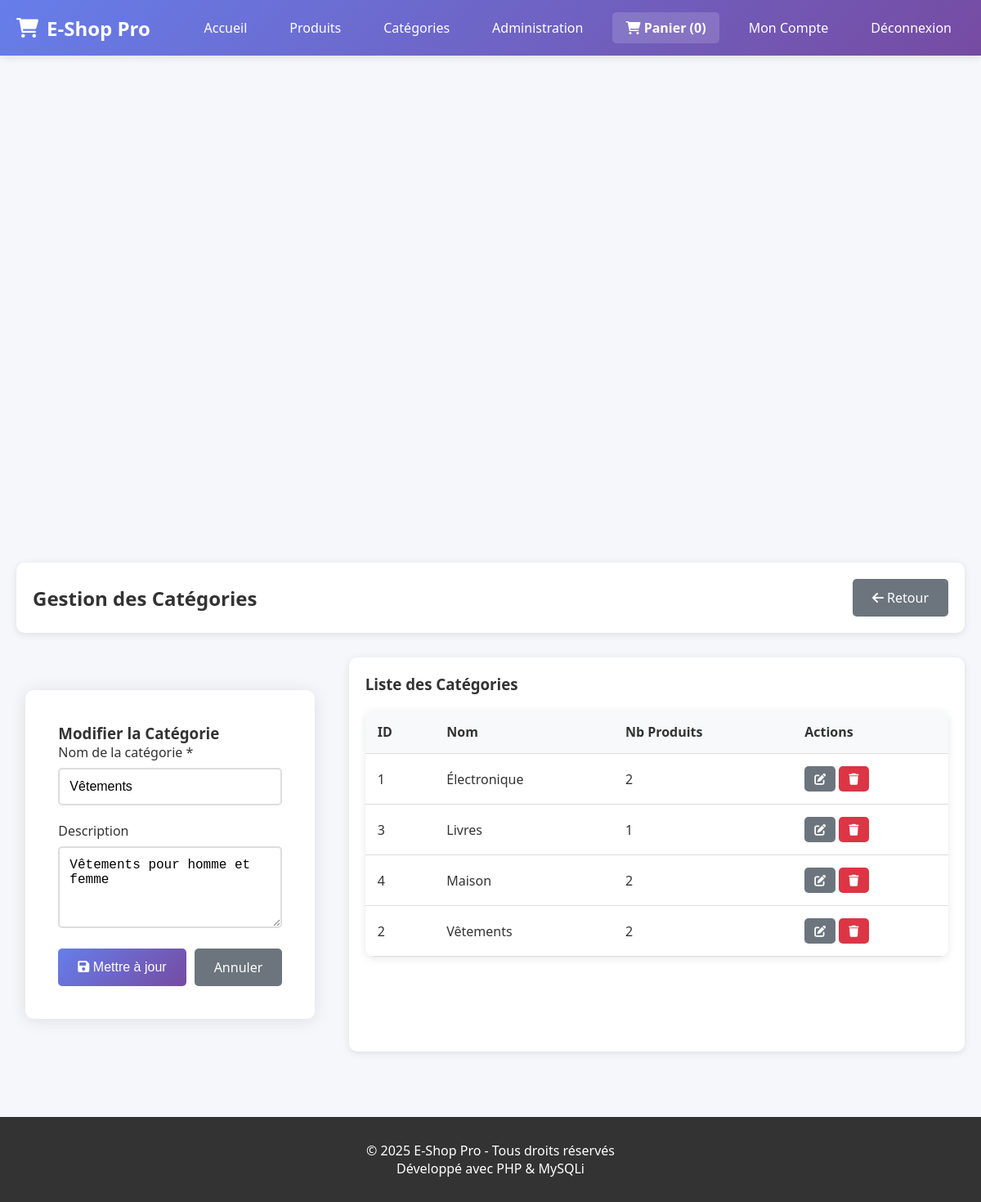
The app's page /admin/categories.php?edit=2 (signed in) with its own data.
### tables this page shows
CREATE TABLE IF NOT EXISTS categories (
    id INT AUTO_INCREMENT PRIMARY KEY,
    nom VARCHAR(100) NOT NULL,
    description TEXT,
    date_creation TIMESTAMP DEFAULT CURRENT_TIMESTAMP
);

### classes_2/Categorie.php (called while the page is built, shortened)
<?php
require_once '../config/database.php';
class Categorie {
    private $conn;
    private $table = "categories";
    public function __construct() {
        $database = new Database();
        $this->conn = $database->getConnection();
    }
    public function getAll() {
        $query = "SELECT c.*, COUNT(pc.produit_id) as nb_produits
                  FROM " . $this->table . " c
                  LEFT JOIN produit_categorie pc ON c.id = pc.categorie_id
                  GROUP BY c.id
                  ORDER BY c.nom";
        $result = $this->conn->query($query);
        return $result->fetch_all(MYSQLI_ASSOC);
    }
    public function getById($id) {
        $query = "SELECT * FROM " . $this->table . " WHERE id = ?";
        $stmt = $this->conn->prepare($query);
        $stmt->bind_param("i", $id);
        $stmt->execute();
        $result = $stmt->get_result();
        return $result->fetch_assoc();
    }
}
?>

### config/database.php (called while the page is built, shortened)
<?php
class Database {
    private $host = "localhost";
    private $db_name = "ecommerce_db";
    private $username = "root";
    private $password = "";
    public function getConnection() {
        $this->conn = null;
        try {
            $this->conn = new mysqli($this->host, $this->username, $this->password, $this->db_name);
            $this->conn->set_charset("utf8mb4");
        } catch (Exception $e) {
            echo "Erreur de connexion : " . $e->getMessage();
        }
        return $this->conn;
    }
}
?>

### admin/categories.php (the view, shortened to what this page needs)
<?php
require_once '../classes_2/Categorie.php';
$categorieObj = new Categorie();
$edit_categorie = null;
if (isset($_GET['edit'])) {
    $edit_categorie = $categorieObj->getById($_GET['edit']);
}
$categories = $categorieObj->getAll();
include '../includes/header.php';
?>
<div class="container">
    <div class="admin-header">
        <h2>Gestion des Catégories</h2>
        <a href="index.php" class="btn btn-secondary">
            <i class="fas fa-arrow-left"></i> Retour
        </a>
    </div>
    <div class="admin-grid">
        <div class="form-container">
            <h3><?php echo $edit_categorie ? 'Modifier la Catégorie' : 'Nouvelle Catégorie'; ?></h3>
            <form method="POST" action="">
                <div class="form-group">
                    <label for="nom">Nom de la catégorie *</label>
                    <input type="text" id="nom" name="nom" required
                           value="<?php echo $edit_categorie ? htmlspecialchars($edit_categorie['nom']) : ''; ?>">
                </div>
                <div class="form-group">
                    <label for="description">Description</label>
                    <textarea id="description" name="description" rows="4"><?php echo $edit_categorie ? htmlspecialchars($edit_categorie['description']) : ''; ?></textarea>
                </div>
                <div class="form-actions">
                    <button type="submit" name="<?php echo $edit_categorie ? 'update' : 'create'; ?>" class="btn btn-primary">
                        <i class="fas fa-save"></i> <?php echo $edit_categorie ? 'Mettre à jour' : 'Créer'; ?>
                    </button>
                    <?php if ($edit_categorie): ?>
                        <a href="categories.php" class="btn btn-secondary">Annuler</a>
                    <?php endif; ?>
                </div>
            </form>
        </div>
        <div class="list-container">
            <h3>Liste des Catégories</h3>
            <table class="admin-table">
                <thead>
                    <tr>
                        <th>ID</th>
                        <th>Nom</th>
                        <th>Nb Produits</th>
                        <th>Actions</th>
                    </tr>
                </thead>
                <tbody>
                    <?php foreach ($categories as $cat): ?>
                        <tr>
                            <td><?php echo $cat['id']; ?></td>
                            <td><?php echo htmlspecialchars($cat['nom']); ?></td>
                            <td><?php echo $cat['nb_produits']; ?></td>
                            <td>
                                <a href="?edit=<?php echo $cat['id']; ?>" class="btn btn-sm btn-secondary">
                                    <i class="fas fa-edit"></i>
                                </a>
                                <a href="?delete=<?php echo $cat['id']; ?>"
                                   onclick="return confirm('Confirmer la suppression ?')"
                                   class="btn btn-sm btn-danger">
                                    <i class="fas fa-trash"></i>
                                </a>
                            </td>
                        </tr>
                    <?php endforeach; ?>
                </tbody>
            </table>
        </div>
    </div>
</div>
<?php include '../includes/footer.php'; ?>

### assets/css/style.css (style rules this page uses)
* { margin: 0; padding: 0; box-sizing: border-box; }
body { font-family: 'Segoe UI', Tahoma, Geneva, Verdana, sans-serif; background: #f5f7fa; color: #333; }
.container { max-width: 1200px; margin: 0 auto; padding: 20px; }
.btn { display: inline-block; padding: 12px 24px; border-radius: 5px; text-decoration: none; border: none; cursor: pointer; font-size: 16px; transition: all 0.3s; }
.btn-primary { background: linear-gradient(135deg, #667eea 0%, #764ba2 100%); color: white; }
.btn-secondary { background: #6c757d; color: white; }
.btn-danger { background: #dc3545; color: white; }
.btn-sm { padding: 6px 12px; font-size: 14px; }
.form-container { max-width: 600px; margin: 40px auto; background: white; padding: 40px; border-radius: 10px; box-shadow: 0 2px 20px rgba(0,0,0,0.1); }
.form-group { margin-bottom: 20px; }
label { display: block; margin-bottom: 8px; color: #333; font-weight: 500; }
input[type="text"], input[type="email"], input[type="password"], input[type="tel"], input[type="number"], textarea, select { width: 100%; padding: 12px; border: 2px solid #ddd; border-radius: 5px; font-size: 16px; transition: border-color 0.3s; }
textarea { resize: vertical; min-height: 100px; }
.admin-header { display: flex; justify-content: space-between; align-items: center; margin-bottom: 30px; padding: 20px; background: white; border-radius: 10px; box-shadow: 0 2px 10px rgba(0,0,0,0.1); }
.admin-table { width: 100%; background: white; border-radius: 10px; overflow: hidden; box-shadow: 0 2px 10px rgba(0,0,0,0.1); border-collapse: collapse; }
.admin-table th, .admin-table td { padding: 15px; text-align: left; border-bottom: 1px solid #ddd; }
.admin-table th { background: #f8f9fa; font-weight: bold; }
.admin-grid { display: grid; grid-template-columns: 1fr 2fr; gap: 30px; }
.list-container { background: white; padding: 20px; border-radius: 10px; box-shadow: 0 2px 10px rgba(0,0,0,0.1); }
.list-container h3 { margin-bottom: 20px; }
.form-actions { display: flex; gap: 10px; margin-top: 20px; }

### records on screen
categories: nom "Vêtements", description "Vêtements pour homme et femme", id "2", nb_produits "2"
categories: id "1", nom "Électronique", nb_produits "2"
categories: id "3", nom "Livres", nb_produits "1"
categories: id "4", nom "Maison", nb_produits "2"

### other values on screen
SITE_NAME "E-Shop Pro"
count($_SESSION['panier']) "0"
